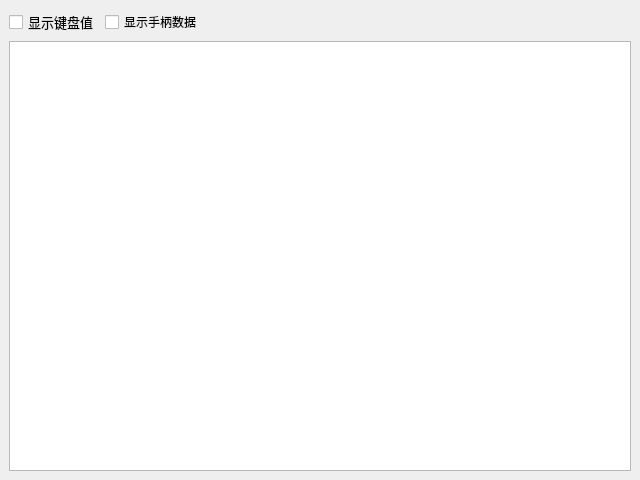
<?xml version="1.0" encoding="UTF-8"?>
<ui version="4.0">
 <class>MainWindow</class>
 <widget class="QMainWindow" name="MainWindow">
  <property name="geometry">
   <rect>
    <x>0</x>
    <y>0</y>
    <width>640</width>
    <height>480</height>
   </rect>
  </property>
  <property name="minimumSize">
   <size>
    <width>0</width>
    <height>480</height>
   </size>
  </property>
  <property name="windowTitle">
   <string>MainWindow</string>
  </property>
  <widget class="QWidget" name="centralwidget">
   <layout class="QVBoxLayout" name="verticalLayout_3">
    <item>
     <layout class="QHBoxLayout" name="horizontalLayout_2">
      <item>
       <widget class="QCheckBox" name="showKbvCheckBox">
        <property name="font">
         <font>
          <pointsize>10</pointsize>
         </font>
        </property>
        <property name="text">
         <string>显示键盘值</string>
        </property>
       </widget>
      </item>
      <item>
       <widget class="QCheckBox" name="showPadValueCheckBox">
        <property name="text">
         <string>显示手柄数据</string>
        </property>
       </widget>
      </item>
      <item>
       <spacer name="horizontalSpacer">
        <property name="orientation">
         <enum>Qt::Horizontal</enum>
        </property>
        <property name="sizeHint" stdset="0">
         <size>
          <width>40</width>
          <height>20</height>
         </size>
        </property>
       </spacer>
      </item>
     </layout>
    </item>
    <item>
     <widget class="QPlainTextEdit" name="plainTextEdit">
      <property name="enabled">
       <bool>true</bool>
      </property>
      <property name="font">
       <font>
        <pointsize>10</pointsize>
       </font>
      </property>
      <property name="readOnly">
       <bool>true</bool>
      </property>
     </widget>
    </item>
   </layout>
  </widget>
 </widget>
 <resources/>
 <connections/>
</ui>
